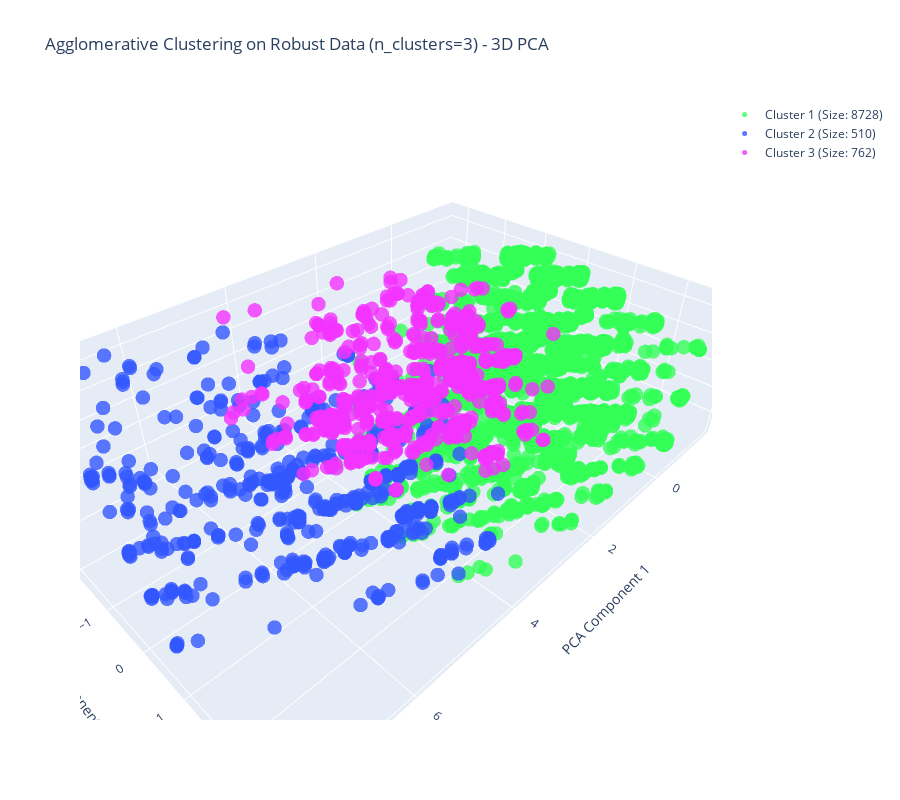

The cell this chart's notebook holds for it:
### Markdown cell above
To form the characteristics, the numerical columns were calculated using the mean while the categorical features were calculated using the most frequent value to give a more accurate portrayal of the clusters.

### Code cell
import numpy as np
import pandas as pd
from sklearn.preprocessing import RobustScaler
from sklearn.cluster import AgglomerativeClustering
from sklearn.decomposition import PCA
import plotly.graph_objs as go
from collections import Counter

# Updated categorical mappings
mcs_mapping = {
    1: 'Defensive Ends', 2: 'Attacking Corner', 3: 'Defensive Corner - Upper',
    4: 'Attacking Ends', 5: 'UB - Attacking Corner', 6: 'UB - Defensive Corner',
    7: 'UB - Defensive End', 8: 'UB - Attacking End', 9: 'Standing Room Only',
    10: 'Blue Line', 11: 'Club', 12: 'Family Zone', 0: 'Unknown'
}
area_mapping = {
    1: 'Greater Toronto Area', 2: 'Downtown Toronto', 3: 'Outside GTA', 0: 'Unknown'
}
email_discount_mapping = {1: 'Yes', 0: 'No'}
avg_purchase_time_encoded_mapping = {
    1: 'Game Day', 2: '1–3 Days Before', 3: '1 Week Before',
    4: 'Over 1 Week Before', 5: 'Over 1 Month In-Advance', 0: 'Unknown'
}

# Step 1: Scaling and Sampling the Data
def scale_and_sample(data, sample_size=10000):
    scaler = RobustScaler()
    scaled_data = scaler.fit_transform(data)
    if scaled_data.shape[0] > sample_size:
        sampled_indices = np.random.choice(scaled_data.shape[0], sample_size, replace=False)
        scaled_data = scaled_data[sampled_indices, :]
    return scaler, scaled_data

# Step 2: Perform Agglomerative Clustering
def perform_agglomerative_clustering(data, n_clusters=3, linkage='complete'):
    clusterer = AgglomerativeClustering(n_clusters=n_clusters, linkage=linkage)
    labels = clusterer.fit_predict(data)
    return labels + 1  # Increment cluster labels to start at 1

# Step 3: Inverse Transform and Format Cluster Characteristics
def calculate_cluster_characteristics(original_scaled_data, original_data, labels, scaler, feature_names):
    # Inverse transform to original scale
    original_scale_data = scaler.inverse_transform(original_scaled_data)
    
    # Create a DataFrame with labels
    data_with_clusters = pd.DataFrame(original_scale_data, columns=feature_names)
    data_with_clusters['Cluster'] = labels  # Use incremented labels directly
    
    # Calculate mean values for numerical features
    cluster_characteristics = data_with_clusters.groupby('Cluster').mean()

    # Add cluster sizes
    cluster_sizes = data_with_clusters['Cluster'].value_counts().sort_index()
    cluster_characteristics['Cluster Size'] = cluster_sizes.values

    # Process categorical and binary columns
    for column, mapping in [
        ('mcs_categorical', mcs_mapping),
        ('area_categorical', area_mapping),
        ('Subscribed to Email List', email_discount_mapping),
        ('Discount Usage', email_discount_mapping),
        ('Avg Purchase Time Encoded', avg_purchase_time_encoded_mapping)
    ]:
        if column in data_with_clusters.columns:
            most_frequent_values = (
                data_with_clusters.groupby('Cluster')[column]
                .agg(lambda x: Counter(x).most_common(1)[0][0])  # Most common value
                .map(mapping)  # Map to categorical value
            )
            cluster_characteristics[column] = most_frequent_values

    # Format numerical columns
    for col in cluster_characteristics.columns:
        if col in ['Net Revenue', 'Avg Revenue Per Seat', 'Avg Revenue Per Game']:
            cluster_characteristics[col] = cluster_characteristics[col].round(2)  # Round to nearest hundredth
        elif cluster_characteristics[col].dtype != 'object':  # Exclude non-numerical columns
            cluster_characteristics[col] = cluster_characteristics[col].round(0).astype(int)  # Round to nearest whole number

    # Add all features and ensure the format matches the desired layout
    cluster_characteristics = cluster_characteristics.T
    cluster_characteristics.columns = [f"Cluster {col}" for col in cluster_characteristics.columns]
    cluster_characteristics.reset_index(inplace=True)
    cluster_characteristics.rename(columns={'index': 'Feature'}, inplace=True)

    return cluster_characteristics

# Step 4: 3D PCA Visualization
def visualize_agglomerative_clusters_with_pca(data, labels, title, n_clusters):
    # Perform PCA for visualization
    pca = PCA(n_components=3)
    pca_3d_data = pca.fit_transform(data)

    # Use Plotly for 3D visualization
    fig = go.Figure()
    unique_labels = set(labels)
    colors = ['#FF5733', '#33FF57', '#3357FF', '#F333FF', '#FFC300', '#FF33A1', '#33FFF0']
    
    for label in unique_labels:
        cluster_indices = (labels == label)
        fig.add_trace(go.Scatter3d(
            x=pca_3d_data[cluster_indices, 0],
            y=pca_3d_data[cluster_indices, 1],
            z=pca_3d_data[cluster_indices, 2],
            mode='markers',
            marker=dict(size=5, color=colors[label % len(colors)], opacity=0.8),
            name=f"Cluster {label} (Size: {sum(cluster_indices)})"
        ))

    fig.update_layout(
        scene=dict(
            xaxis_title="PCA Component 1",
            yaxis_title="PCA Component 2",
            zaxis_title="PCA Component 3"
        ),
        title=f"{title} (n_clusters={n_clusters}) - 3D PCA",
        height=800
    )
    fig.show()

# Step 5: Integration
def analyze_agglomerative_clustering(data, sample_size=10000, n_clusters=3, linkage='complete', title="Agglomerative Clustering Analysis"):
    feature_names = data.columns  # Save feature names
    scaler, scaled_data = scale_and_sample(data, sample_size=sample_size)  # Scale and sample
    labels = perform_agglomerative_clustering(scaled_data, n_clusters=n_clusters, linkage=linkage)  # Cluster
    cluster_characteristics = calculate_cluster_characteristics(scaled_data, data, labels, scaler, feature_names)  # Analyze
    visualize_agglomerative_clusters_with_pca(scaled_data, labels, title, n_clusters)  # Visualize
    return cluster_characteristics

# Execution
try:
    cluster_characteristics = analyze_agglomerative_clustering(
        accounts_final, sample_size=10000, n_clusters=3, linkage='complete', 
        title="Agglomerative Clustering on Robust Data"
    )
    print(cluster_characteristics.to_string(index=False))
except Exception as e:
    print(f"Error: {e}")

### Figure 1 — Plotly figure (JSON) as saved in the notebook; plotly's stock layout.template omitted (floating-point values rounded to 4 significant figures; data arrays with more than 128 entries replaced by an {"elided": "..."} marker saying what was removed)
{"data": [{"marker": {"color": "#33FF57", "opacity": 0.8, "size": 5}, "mode": "markers", "name": "Cluster 1 (Size: 8728)", "type": "scatter3d", "x": {"elided": "8728 float values"}, "y": {"elided": "8728 float values"}, "z": {"elided": "8728 float values"}}, {"marker": {"color": "#3357FF", "opacity": 0.8, "size": 5}, "mode": "markers", "name": "Cluster 2 (Size: 510)", "type": "scatter3d", "x": {"elided": "510 float values"}, "y": {"elided": "510 float values"}, "z": {"elided": "510 float values"}}, {"marker": {"color": "#F333FF", "opacity": 0.8, "size": 5}, "mode": "markers", "name": "Cluster 3 (Size: 762)", "type": "scatter3d", "x": {"elided": "762 float values"}, "y": {"elided": "762 float values"}, "z": {"elided": "762 float values"}}], "layout": {"height": 800, "scene": {"xaxis": {"title": {"text": "PCA Component 1"}}, "yaxis": {"title": {"text": "PCA Component 2"}}, "zaxis": {"title": {"text": "PCA Component 3"}}}, "title": {"text": "Agglomerative Clustering on Robust Data (n_clusters=3) - 3D PCA"}}}
